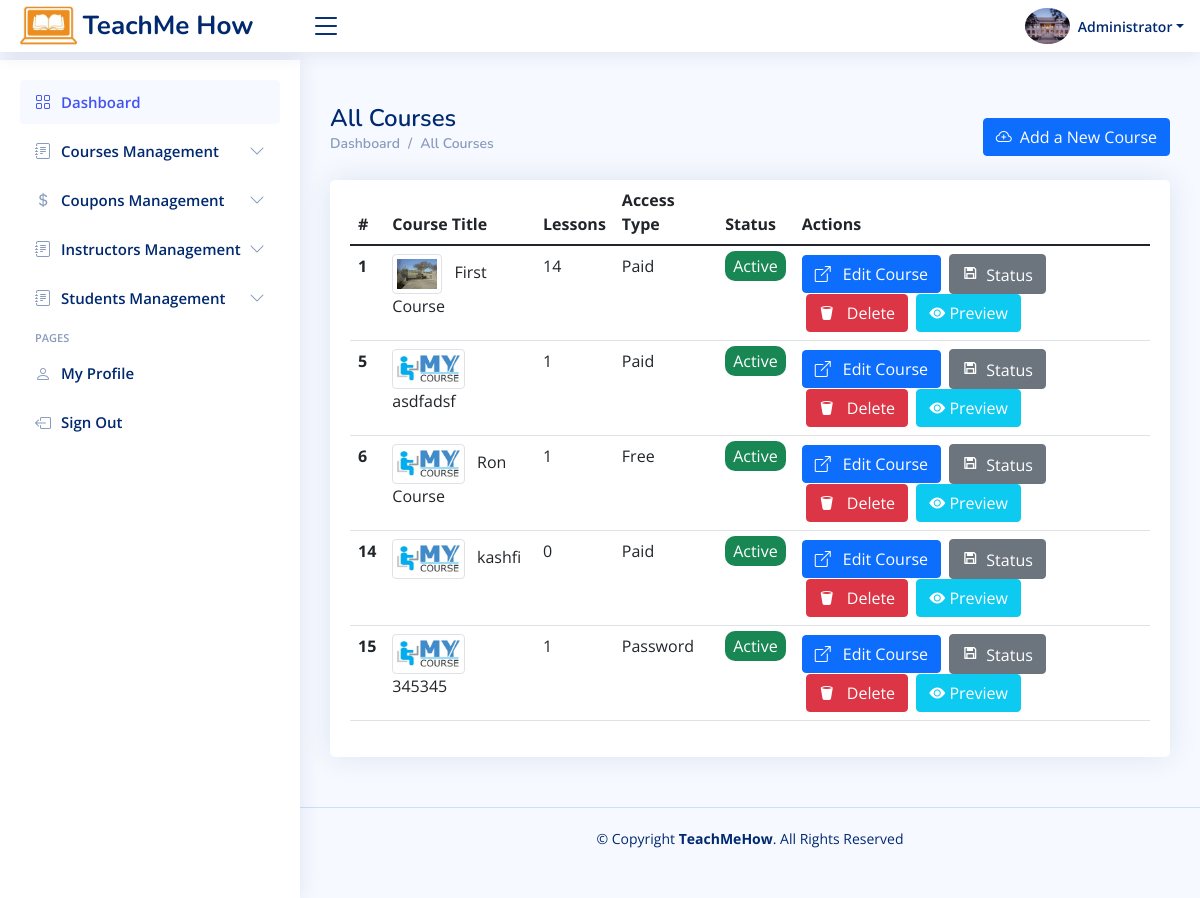
/admin-all-courses.php (signed in), run on an earlier commit of the app's database.
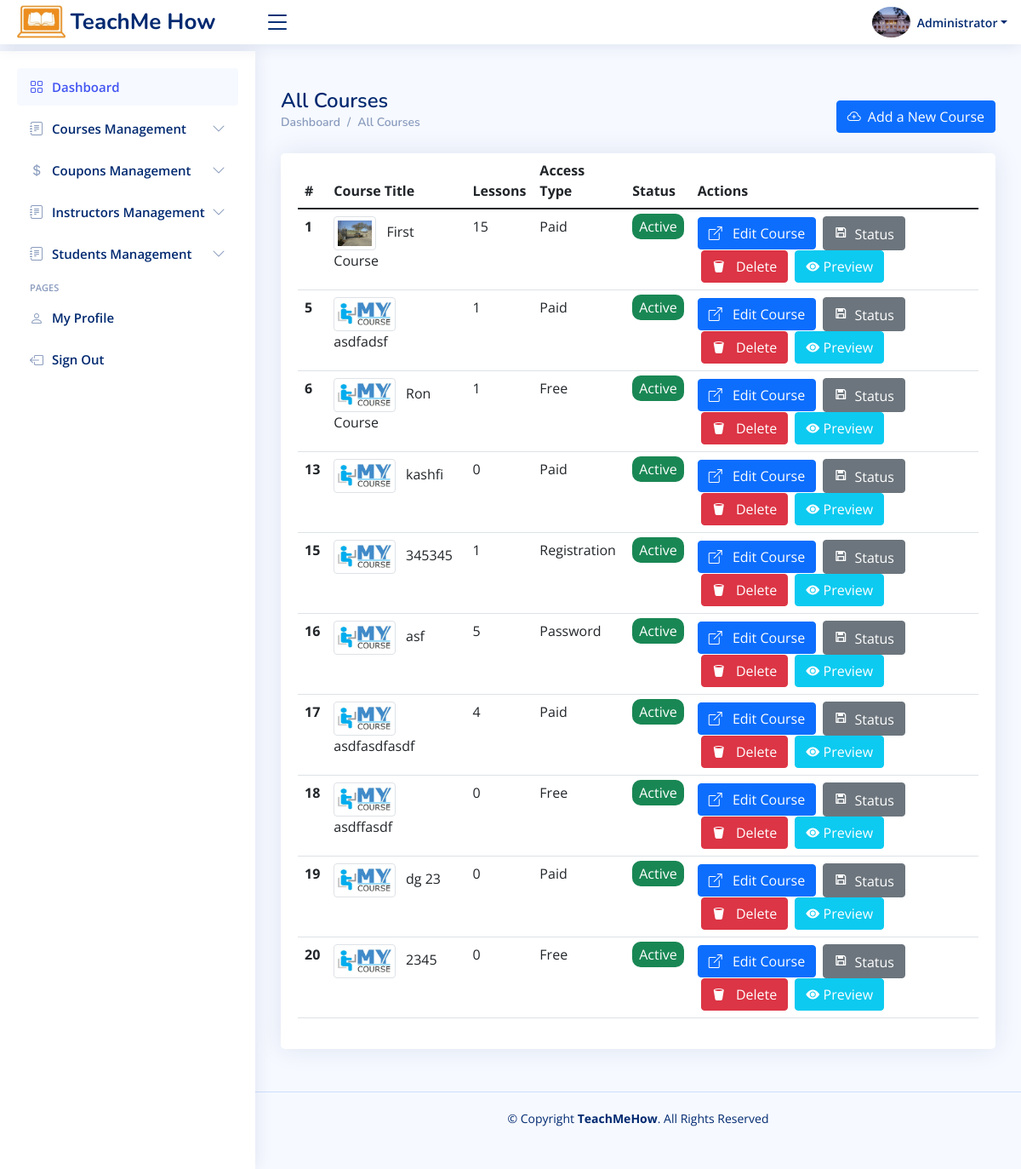
And on a later commit of the database.
### tables this page shows
CREATE TABLE `users` (
  `id` int(11) NOT NULL,
  `firstname` varchar(20) NOT NULL,
  `lastname` varchar(20) NOT NULL,
  `email` varchar(50) NOT NULL,
  `contactNum` varchar(100) DEFAULT NULL,
  `address` varchar(200) DEFAULT NULL,
  `username` varchar(30) NOT NULL,
  `password` varchar(100) NOT NULL,
  `type` enum('Admin','Instructor','Student') NOT NULL,
  `verified` tinyint(1) NOT NULL DEFAULT 0,
  `pic` varchar(100) NOT NULL DEFAULT 'default.jpg',
  `isBlocked` tinyint(1) NOT NULL DEFAULT 0,
  `created_on` timestamp NOT NULL DEFAULT current_timestamp(),
  `about` varchar(1000) NOT NULL DEFAULT 'Some info about user, edit it form profile section.....   Some info about user, edit it form profile section.....'
);

CREATE TABLE `courses` (
  `id` int(10) NOT NULL,
  `instructor_id` int(10) NOT NULL,
  `title` varchar(200) NOT NULL,
  `thumbnail` varchar(100) NOT NULL DEFAULT 'default.jpg',
  `access` enum('Free','Registration','Paid','Password') NOT NULL,
  `description` varchar(1000) NOT NULL,
  `draft` tinyint(1) NOT NULL DEFAULT 0,
  `courseID` varchar(20) NOT NULL,
  `timeLimitType` enum('Without Time Limit','Days','Months','Years') DEFAULT NULL,
  `timeLimitValue` int(5) DEFAULT NULL,
  `registration_required_email` tinyint(1) DEFAULT NULL,
  `registration_required_phone` tinyint(1) DEFAULT NULL,
  `registration_required_address` tinyint(1) DEFAULT NULL,
  `registration_required_tos` tinyint(1) DEFAULT NULL,
  `price` int(5) DEFAULT NULL,
  `paypal_email` varchar(500) DEFAULT 'AUV9WUKaXyoFG7UN6rgBt-NKkSJWJHUxKSxbfq6g97mJglHj8rrOcSJJHgvGOgaVQ-dARLQOKm0cBuQ3',
  `instructor_name` varchar(50) NOT NULL,
  `back_clr` varchar(10) NOT NULL DEFAULT '#ffffff',
  `front_clr` varchar(10) NOT NULL DEFAULT '#000000',
  `page_background_type` enum('image','color') NOT NULL DEFAULT 'color',
  `page_background_image` varchar(100) DEFAULT NULL,
  `page_background_color` varchar(100) DEFAULT '#000000',
  `txtLessonBackground` varchar(10) DEFAULT NULL,
  `courseTitleBg` varchar(10) NOT NULL DEFAULT '#ffffff',
  `courseTitleFg` varchar(10) NOT NULL DEFAULT '#000',
  `signBgColor` varchar(10) NOT NULL DEFAULT '#ffffff',
  `signFgColor` varchar(10) NOT NULL DEFAULT '#000',
  `bottomLogo` varchar(100) NOT NULL DEFAULT 'default.png',
  `is_deleted` tinyint(1) NOT NULL DEFAULT 0,
  `coursePassword` varchar(100) DEFAULT NULL,
  `aboutInstructor` varchar(1000) NOT NULL,
  `paypal_client_api_key` varchar(1000) DEFAULT 'AUV9WUKaXyoFG7UN6rgBt-NKkSJWJHUxKSxbfq6g97mJglHj8rrOcSJJHgvGOgaVQ-dARLQOKm0cBuQ3',
  `instructorPicture` varchar(200) NOT NULL DEFAULT 'default.jpg',
  `instructur_website` varchar(100) NOT NULL,
  `instructur_insta` varchar(100) NOT NULL,
  `instructur_facebook` varchar(100) NOT NULL,
  `instructur_linkedin` varchar(100) NOT NULL
);

### admin-all-courses.php (the view, shortened to what this page needs)
<?php
    require_once "includes/app.php";
    $path = ROOT_DIR;
?>
<!DOCTYPE html>
<html lang="en">
<head>
    <?php
        require "includes/head.inc.php";
    ?>
</head>
<body>
    <?=require_once "includes/header.inc.php";?>
  <?php
  if($_SESSION["role"]=="Admin"){
      require_once "includes/adminSideBar.inc.php";
  }
  ?>
  <main id="main" class="main">
      <div class="pagetitle d-flex justify-content-between">
          <div>
              <h1>All Courses</h1>
              <nav>
                  <ol class="breadcrumb">
                      <li class="breadcrumb-item"><a href="<?=ROOT_DIR?>instructorDashboard.php">Dashboard</a></li>
                      <li class="breadcrumb-item">All Courses</li>
                  </ol>
              </nav>
          </div>
          <a class="btn btn-primary" href="instructor-create-course.php"><i class="bi bi-cloud-plus me-2"></i>Add a New Course</a>
      </div>
      <section class="section">
          <div class="row">
              <div class="col-lg-12">
                  <div class="card">
                      <div class="card-body">
                          <table class="table datatable">
                              <thead>
                              <tr>
                                  <th scope="col">#</th>
                                  <th scope="col">Course Title</th>
                                  <th scope="col">Lessons</th>
                                  <th scope="col">Access Type</th>
                                  <th scope="col">Status</th>
                                  <th scope="col">Actions</th>
                              </tr>
                              </thead>
                              <tbody>
                              <?php
                              $sql = "SELECT c.id as coursePrimaryKey, c.title, COUNT(l.course_id) AS total_lessons, c.thumbnail, c.access,
                                        c.draft, c.courseID, c.draft, c.instructor_id
                                        FROM courses c LEFT JOIN lessons l
                                        ON l.course_id = c.id
                                        WHERE c.is_deleted=0  GROUP BY c.id";
                              $res = mysqli_query($con, $sql);
                              while($row = mysqli_fetch_array($res)){
                                  $badgeClass = $row["draft"]==0 ? "success" : "warning";
                                  $badgeTxt = $row["draft"]==0 ? "Active" : "Draft";
                              ?>
                                  <tr>
                                      <th scope="row"><?=$row["coursePrimaryKey"]?></th>
                                      <td>
                                          <img style="max-height: 40px;" class="me-2 img-thumbnail" src="assets/img/courses-thumnail/<?=$row["thumbnail"]?>" alt="Course Thumbnail">
                                          <?=$row["title"]?>
                                      </td>
                                      <td><?=$row["total_lessons"]?></td>
                                      <td><?=$row["access"]?></td>
                                      <td>
                                          <span style="border-radius: 10px" class="bg-<?=$badgeClass?> text-white px-2 py-1"><?=$badgeTxt?></span>
                                      </td>
                                      <td>
                                          <a href="instructor-view-course.php?courseID=<?=$row["coursePrimaryKey"]?>" class="btn btn-primary">
                                              <i class="bi bi-box-arrow-up-right me-2"></i>
                                              Edit Course
                                          </a>
                                          <button class="btn btn-secondary ms-1" data-bs-toggle="modal" data-bs-target="#draftCourseModel_<?=$row["coursePrimaryKey"]?>">
                                              <i class="ri-save-3-line me-1"></i> Status
                                          </button>
                                          <button id="submitBtn2" type="button" class="btn btn-danger ms-1" data-bs-toggle="modal" data-bs-target="#delCourseModel_<?=$row["coursePrimaryKey"]?>">
                                              <i class="bi bi-trash2-fill me-2"></i>
                                              Delete
                                          </button>
                                          <a target="_blank" class="btn btn-info text-white ms-1" href="course-<?=$row["courseID"]?>">
                                              <i class="bi bi-eye-fill"></i> Preview
                                          </a>
                                      </td>
                                  </tr>
                              <?php } ?>
                              </tbody>
                          </table>
                      </div>
                  </div>
              </div>
          </div>
      </section>
  </main>
  <?=require_once "includes/footer.inc.php";?>
</body>
</html>

### includes/head.inc.php (shortened to what this page needs)
<link href="<?=$path?>/assets/vendor/bootstrap/css/bootstrap.min.css" rel="stylesheet">
<link href="<?=$path?>assets/vendor/bootstrap-icons/bootstrap-icons.css" rel="stylesheet">
<link href="<?=$path?>assets/vendor/remixicon/remixicon.css" rel="stylesheet">
<link href="<?=$path?>assets/vendor/boxicons/css/boxicons.min.css" rel="stylesheet">
<link href="<?=$path?>assets/vendor/quill/quill.snow.css" rel="stylesheet">
<link href="<?=$path?>assets/vendor/quill/quill.bubble.css" rel="stylesheet">
<link href="<?=$path?>assets/vendor/simple-datatables/style.css" rel="stylesheet">
<link href="<?=$path?>assets/css/style.css?v=<?=rand()?>" rel="stylesheet">

### includes/header.inc.php (shortened to what this page needs)
<?php
$userID = $_SESSION["userID"];
$s = "SELECT pic FROM users WHERE id=$userID";
$res = mysqli_query($con, $s);
$picRow = mysqli_fetch_array($res);
$userPic = $picRow["pic"];
?>
<header id="header" class="header fixed-top" style="height: auto;<?=isset($_SESSION["impersonate"]) && $_SESSION["impersonate"] == true ? "margin-bottom: 147px": ""?>">
    <div class="d-flex align-items-center">
        <div class="d-flex align-items-center justify-content-between">
            <a href="#" class="logo d-flex align-items-center">
                <img src="<?=$path?>assets/img/logo_top.png" alt="">
                <span class="d-none d-lg-block">TeachMe How</span>
            </a>
            <i class="bi bi-list toggle-sidebar-btn"></i>
        </div>
        <nav class="header-nav ms-auto">
            <ul class="d-flex align-items-center">
                <li class="nav-item dropdown pe-3">
                    <a class="nav-link nav-profile d-flex align-items-center pe-0" href="#" data-bs-toggle="dropdown">
                        <img src="assets/img/profilePics/<?=$userPic?>" alt="Profile" class="rounded-circle">
                        <span class="d-none d-md-block dropdown-toggle ps-2"><?=$_SESSION["firstName"]?></span>
                    </a>
                </li>
            </ul>
        </nav>
    </div>
</header>

### includes/adminSideBar.inc.php (shortened to what this page needs)
<aside id="sidebar" class="sidebar">
    <ul class="sidebar-nav" id="sidebar-nav">
        <li class="nav-item">
            <a class="nav-link " href="<?=$path?>adminDashboard.php">
                <i class="bi bi-grid"></i>
                <span>Dashboard</span>
            </a>
        </li>
        <li class="nav-item">
            <a class="nav-link collapsed" data-bs-target="#forms-nav" data-bs-toggle="collapse" href="#">
                <i class="bi bi-journal-text"></i><span>Courses Management</span><i class="bi bi-chevron-down ms-auto"></i>
            </a>
        </li>
        <li class="nav-item">
            <a class="nav-link collapsed" data-bs-target="#tables-nav" data-bs-toggle="collapse" href="#">
                <i class="bi bi-currency-dollar"></i><span>Coupons Management</span><i class="bi bi-chevron-down ms-auto"></i>
            </a>
        </li>
        <li class="nav-item">
            <a class="nav-link collapsed" data-bs-target="#third-collapse" data-bs-toggle="collapse" href="#">
                <i class="bi bi-journal-text"></i><span>Instructors Management</span><i class="bi bi-chevron-down ms-auto"></i>
            </a>
        </li>
        <li class="nav-item">
            <a class="nav-link collapsed" data-bs-target="#forth-collapse" data-bs-toggle="collapse" href="#">
                <i class="bi bi-journal-text"></i><span>Students Management</span><i class="bi bi-chevron-down ms-auto"></i>
            </a>
        </li>
        <li class="nav-heading">Pages</li>
        <li class="nav-item">
            <a class="nav-link collapsed" href="<?=$path?>profile.php">
                <i class="bi bi-person"></i>
                <span>My Profile</span>
            </a>
        </li>
        <li class="nav-item">
            <a class="nav-link collapsed" href="#">
                <i class="bi bi-box-arrow-left"></i>
                <span>Sign Out</span>
            </a>
        </li>
    </ul>
</aside>

### includes/footer.inc.php (shortened to what this page needs)
<footer id="footer" class="footer">
    <div class="copyright">
        &copy; Copyright <strong><span>TeachMeHow</span></strong>. All Rights Reserved
    </div>
    <div class="credits">
    </div>
</footer>

### assets/css/style.css (style rules this page uses)
:root { scroll-behavior: smooth; }
body { font-family: "Open Sans", sans-serif; background: #f6f9ff; color: #444444; }
a { color: #4154f1; text-decoration: none; }
h1, h2, h3, h4, h5, h6 { font-family: "Nunito", sans-serif; }
#main { margin-top: 60px; padding: 20px 30px; transition: all 0.3s; }
.pagetitle { margin-bottom: 10px; }
.pagetitle h1 { font-size: 24px; margin-bottom: 0; font-weight: 600; color: #012970; }
.card { margin-bottom: 30px; border: none; border-radius: 5px; box-shadow: 0px 0 30px rgba(1, 41, 112, 0.1); overflow: hidden; }
.card-body { padding: 0 20px 20px 20px; }
.breadcrumb { font-size: 14px; font-family: "Nunito", sans-serif; color: #899bbd; font-weight: 600; }
.breadcrumb a { color: #899bbd; transition: 0.3s; }
.breadcrumb .breadcrumb-item::before { color: #899bbd; }
.logo { line-height: 1; }
@media (min-width: 1200px) { .logo { width: 280px; } }
.logo img { max-height: 40px; margin-right: 6px; }
.logo span { font-size: 26px; font-weight: 700; color: #012970; font-family: "Nunito", sans-serif; }
.header { transition: all 0.5s; z-index: 997; height: 60px; box-shadow: 0px 2px 20px rgba(1, 41, 112, 0.1); background-color: #fff; padding-left: 20px; }
.header .toggle-sidebar-btn { font-size: 32px; padding-left: 10px; cursor: pointer; color: #012970; }
.header-nav ul { list-style: none; }
.header-nav > ul { margin: 0; padding: 0; }
.header-nav .nav-profile { color: #012970; }
.header-nav .nav-profile img { max-height: 36px; }
.header-nav .nav-profile span { font-size: 14px; font-weight: 600; }
.sidebar { position: fixed; top: 60px; left: 0; bottom: 0; width: 300px; z-index: 996; transition: all 0.3s; padding: 20px; overflow-y: auto; scrollbar-width: thin; scrollbar-color: #aab7cf transparent; box-shadow: 0px 0px 20px rgba(1, 41, 112, 0.1); background-color: #fff; }
@media (min-width: 1200px) { #main, #footer { margin-left: 300px; } }
.sidebar-nav { padding: 0; margin: 0; list-style: none; }
.sidebar-nav li { padding: 0; margin: 0; list-style: none; }
.sidebar-nav .nav-item { margin-bottom: 5px; }
.sidebar-nav .nav-heading { font-size: 11px; text-transform: uppercase; color: #899bbd; font-weight: 600; margin: 10px 0 5px 15px; }
.sidebar-nav .nav-link { display: flex; align-items: center; font-size: 15px; font-weight: 600; color: #4154f1; transition: 0.3; background: #f6f9ff; padding: 10px 15px; border-radius: 4px; }
.sidebar-nav .nav-link i { font-size: 16px; margin-right: 10px; color: #4154f1; }
.sidebar-nav .nav-link.collapsed { color: #012970; background: #fff; }
.sidebar-nav .nav-link.collapsed i { color: #899bbd; }
.sidebar-nav .nav-link .bi-chevron-down { margin-right: 0; transition: transform 0.2s ease-in-out; }
.footer { padding: 20px 0; font-size: 14px; transition: all 0.3s; border-top: 1px solid #cddfff; }
.footer .copyright { text-align: center; color: #012970; }
.footer .credits { padding-top: 5px; text-align: center; font-size: 13px; color: #012970; }

What changed in the data, as far as the page shows it:
removed courses: id "14", thumbnail (placeholder picture), title "kashfi", total_lessons "0", access "Paid", draft "Active"
changed courses "First Course": total_lessons "14" → "15"
added courses: id "13", thumbnail (placeholder picture), title "kashfi", total_lessons "0", access "Paid", draft "Active"
changed courses id 15: access "Password" → "Registration"
added courses: id "16", thumbnail (placeholder picture), title "asf", total_lessons "5", access "Password", draft "Active"
added courses: id "17", thumbnail (placeholder picture), title "asdfasdfasdf", total_lessons "4", access "Paid", draft "Active"
added courses: id "18", thumbnail (placeholder picture), title "asdffasdf", total_lessons "0", access "Free", draft "Active"
added courses: id "19", thumbnail (placeholder picture), title "dg 23", total_lessons "0", access "Paid", draft "Active"
added courses: id "20", thumbnail (placeholder picture), title "2345", total_lessons "0", access "Free", draft "Active"
